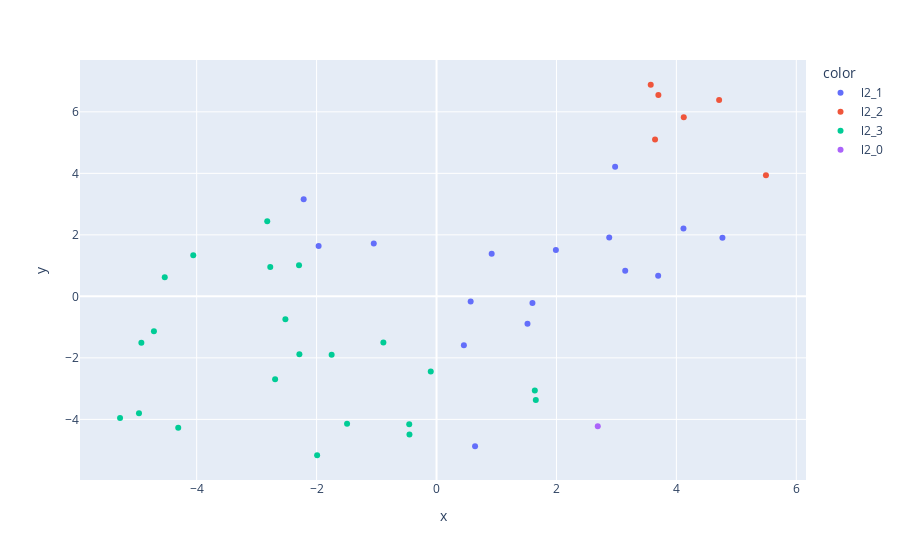

Notebook code for this chart:
### Markdown cell above
### Level 2

### Code cell
# Manual hyperparameters optimization
plot_clusters(tanks, 4, 2)

### Figure 1 — Plotly figure (JSON) as saved in the notebook; plotly's stock layout.template omitted (floating-point values rounded to 4 significant figures)
{"data": [{"customdata": [["БТ-2", 2, "lightTank"], ["T1E6", 2, "lightTank"], ["T2 Medium Tank", 2, "mediumTank"], ["T2 Light Tank", 2, "lightTank"], ["Pvlvv fm/42", 2, "AT-SPG"], ["Type 97 Te-Ke", 2, "lightTank"], ["L-60", 2, "lightTank"], ["Light Mk. VIC", 2, "lightTank"], ["T7 Combat Car", 2, "lightTank"], ["Тетрарх", 2, "lightTank"], ["Vickers Medium Mk. II", 2, "mediumTank"], ["Strv m/38", 2, "lightTank"], ["TKS z n.k.m. 20 mm", 2, "lightTank"], ["Pz.Kpfw. II Ausf. D", 2, "lightTank"], ["AM 39 Gendron-Somua", 2, "lightTank"], ["Pz.Kpfw. I", 2, "lightTank"]], "hovertemplate": "color=l2_1<br>x=%{x}<br>y=%{y}<br>Танк=%{customdata[0]}<br>Уровень=%{customdata[1]}<br>Тип=%{customdata[2]}<extra></extra>", "legendgroup": "l2_1", "marker": {"color": "#636efa", "symbol": "circle"}, "mode": "markers", "name": "l2_1", "orientation": "v", "showlegend": true, "type": "scatter", "x": [4.768, 3.147, -1.967, 3.696, 2.978, 0.4561, 1.6, 0.9197, 1.99, 4.118, 0.6428, 1.517, 0.5691, -2.216, 2.88, -1.047], "xaxis": "x", "y": [1.905, 0.8303, 1.637, 0.6728, 4.213, -1.586, -0.2182, 1.389, 1.507, 2.205, -4.877, -0.8928, -0.163, 3.155, 1.916, 1.718], "yaxis": "y"}, {"customdata": [["Panzerjäger I", 2, "AT-SPG"], ["АТ-1", 2, "AT-SPG"], ["Universal Carrier 2-pdr", 2, "AT-SPG"], ["T-26G FT", 2, "AT-SPG"], ["Renault FT AC", 2, "AT-SPG"], ["T3 HMC", 2, "AT-SPG"]], "hovertemplate": "color=l2_2<br>x=%{x}<br>y=%{y}<br>Танк=%{customdata[0]}<br>Уровень=%{customdata[1]}<br>Тип=%{customdata[2]}<extra></extra>", "legendgroup": "l2_2", "marker": {"color": "#EF553B", "symbol": "circle"}, "mode": "markers", "name": "l2_2", "orientation": "v", "showlegend": true, "type": "scatter", "x": [4.123, 3.572, 3.644, 3.7, 4.713, 5.494], "xaxis": "x", "y": [5.82, 6.881, 5.098, 6.546, 6.388, 3.942], "yaxis": "y"}, {"customdata": [["Pz.Kpfw. 38H 735 (f)", 2, "lightTank"], ["Т-45", 2, "lightTank"], ["LT vz. 35", 2, "lightTank"], ["Chi-Ni", 2, "mediumTank"], ["L6/40", 2, "lightTank"], ["Pz.Kpfw. II", 2, "lightTank"], ["M14/41", 2, "mediumTank"], ["Pz.Kpfw. 35 (t)", 2, "lightTank"], ["Type 95 Ha-Go", 2, "lightTank"], ["FCM 36", 2, "lightTank"], ["MKA", 2, "lightTank"], ["D1", 2, "lightTank"], ["M2", 2, "lightTank"], ["Т-60", 2, "lightTank"], ["Cruiser Mk. II", 2, "lightTank"], ["Т-26", 2, "lightTank"], ["7TP", 2, "lightTank"], ["Renault R35", 2, "lightTank"], ["Hotchkiss H35", 2, "lightTank"], ["M2 Light Tank", 2, "lightTank"], ["AMR 35", 2, "lightTank"], ["Vickers Mk. E Type B", 2, "lightTank"]], "hovertemplate": "color=l2_3<br>x=%{x}<br>y=%{y}<br>Танк=%{customdata[0]}<br>Уровень=%{customdata[1]}<br>Тип=%{customdata[2]}<extra></extra>", "legendgroup": "l2_3", "marker": {"color": "#00cc96", "symbol": "circle"}, "mode": "markers", "name": "l2_3", "orientation": "v", "showlegend": true, "type": "scatter", "x": [-4.713, -1.991, -1.749, 1.655, -2.52, -2.773, -2.692, -2.293, 1.639, -5.278, -1.492, -4.308, -4.532, -2.823, -2.287, -0.4514, -0.09633, -4.962, -4.922, -4.057, -0.8864, -0.4552], "xaxis": "x", "y": [-1.132, -5.167, -1.899, -3.373, -0.7462, 0.9564, -2.695, 1.01, -3.059, -3.955, -4.145, -4.276, 0.6203, 2.445, -1.88, -4.495, -2.447, -3.803, -1.506, 1.338, -1.498, -4.157], "yaxis": "y"}, {"customdata": [["Type 89 I-Go/Chi-Ro", 2, "mediumTank"]], "hovertemplate": "color=l2_0<br>x=%{x}<br>y=%{y}<br>Танк=%{customdata[0]}<br>Уровень=%{customdata[1]}<br>Тип=%{customdata[2]}<extra></extra>", "legendgroup": "l2_0", "marker": {"color": "#ab63fa", "symbol": "circle"}, "mode": "markers", "name": "l2_0", "orientation": "v", "showlegend": true, "type": "scatter", "x": [2.689], "xaxis": "x", "y": [-4.222], "yaxis": "y"}], "layout": {"legend": {"title": {"text": "color"}, "tracegroupgap": 0}, "margin": {"t": 60}, "xaxis": {"anchor": "y", "domain": [0, 1], "title": {"text": "x"}}, "yaxis": {"anchor": "x", "domain": [0, 1], "title": {"text": "y"}}}}
